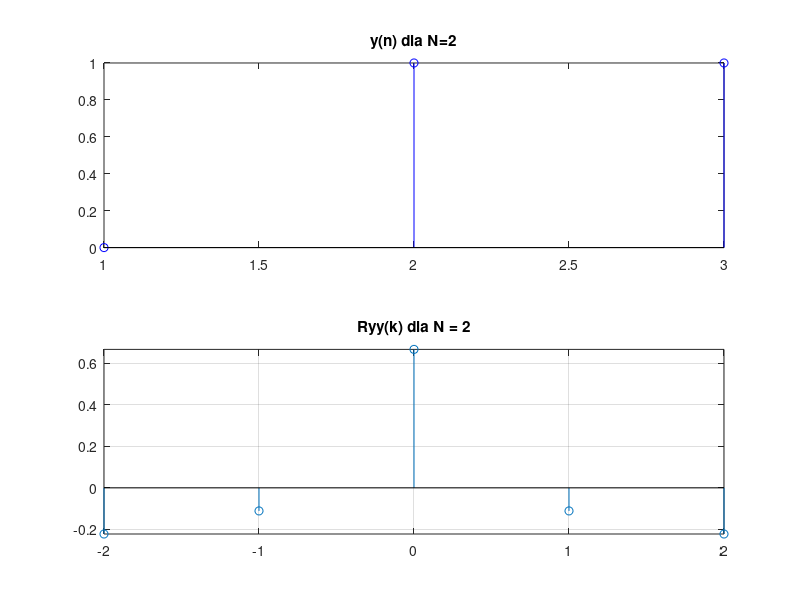
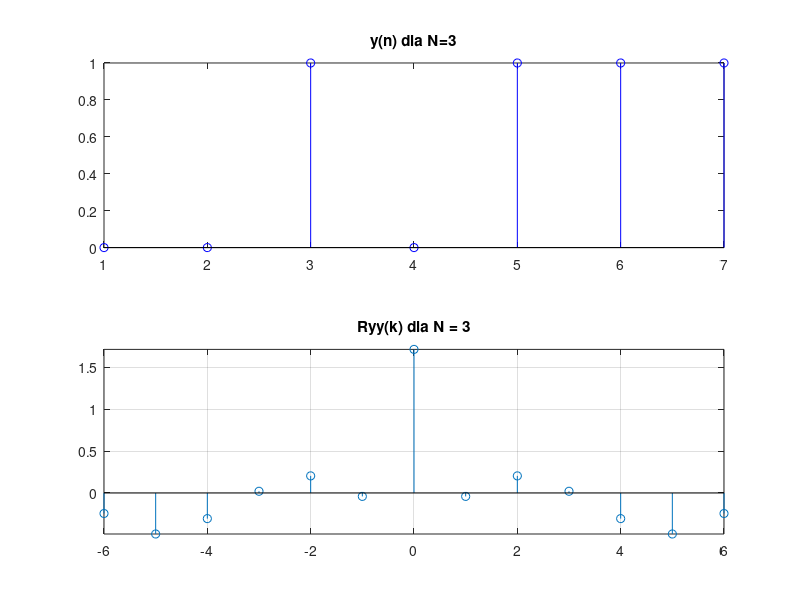
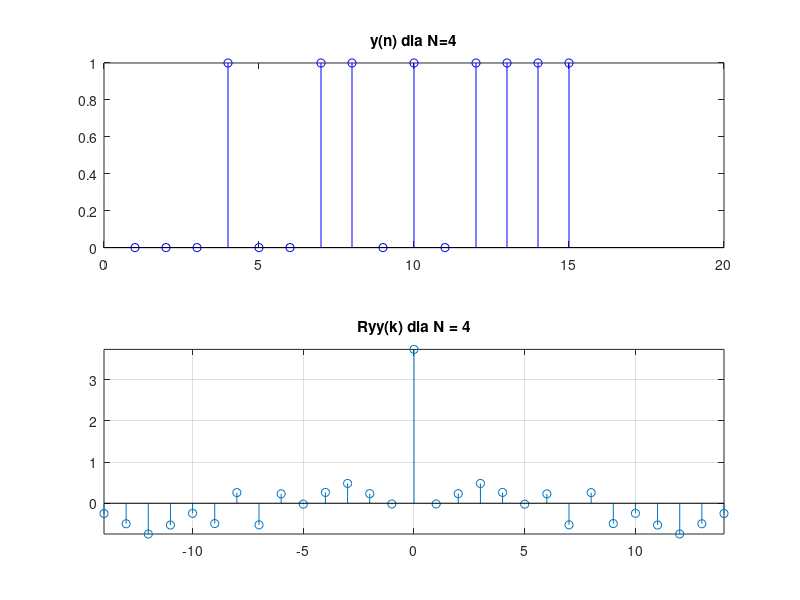
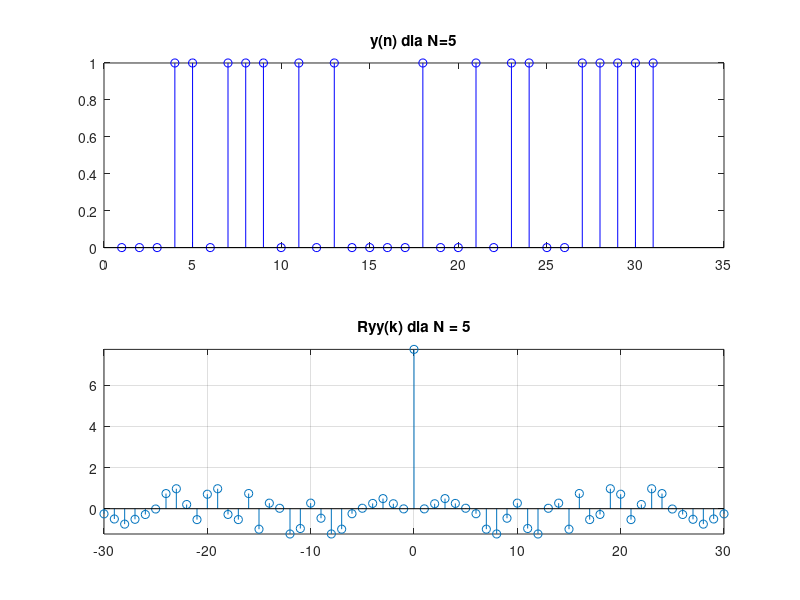

The MATLAB script that drew these images, in order:
function PRBS
    for N = 2:12
        L = (2^N) - 1;
        buf = ones(1, N);
        y = zeros(1, L);

        for n = 1:L
            if (N == 2)
                y(n) = xor(buf(1), buf(2));
            elseif (N == 3)
                y(n) = xor(buf(2), buf(3));
            elseif (N == 4)
                y(n) = xor(buf(3), buf(4));
            elseif (N == 5)
                y(n) = xor(buf(3), buf(5));
            elseif (N == 6)
                y(n) = xor(buf(5), buf(6));
            elseif (N == 7)
                y(n) = xor(buf(4), buf(7));
            elseif (N == 8)
                y(n) = xor(buf(4), xor(buf(5), xor(buf(6), buf(8))));
            elseif (N == 9)
                y(n) = xor(buf(5), buf(9));
            elseif (N == 10)
                y(n) = xor(buf(7), buf(10));
            elseif (N == 11)
                y(n) = xor(buf(9), buf(11));
            elseif (N == 12)
                y(n) = xor(buf(6), xor(buf(8), xor(buf(11), buf(12))));
            end

            buf = [y(n) buf(1:N-1)];
        end

        figure;
        subplot(211);
        stem(y, 'bo');
        title(['y(n) dla N=', num2str(N)]);
        subplot(212);
        stem(-L+1:L-1, xcorr(y - mean(y)));
        grid;
        title(['Ryy(k) dla N = ', num2str(N)]);
        axis tight;
        pause;
    end
end
%N  Odczepy oktalnie   Odczepy binarnie
%--------------------------------------
%2          7                       111
%3         13                      1011
%4         23                     10011
%5         45                    100101
%6        103                   1000011
%7        211                  10001001
%8        435                 100011101
%9       1021                1111111001
%10      2011               10000001001
%11      4005              100000000101
%12     10123             1000001010011
